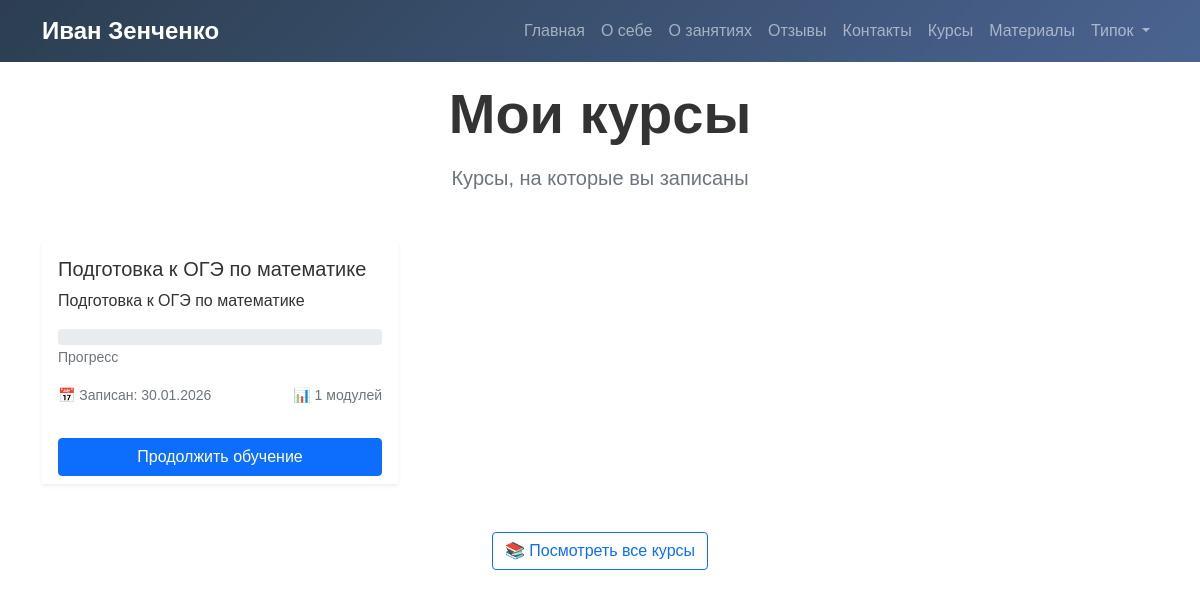
The app's page /student/courses/ (signed in) with its own data.
### users/models.py (models this page shows, shortened)
class User(AbstractBaseUser):
    username = models.CharField('Логин', max_length=50, unique=True)
    email = models.EmailField('Email', blank=True, null=True)
    phone = models.CharField('Телефон', max_length=20, blank=True, null=True)
    ROLE_CHOICES = [
        ('student', 'Ученик'),
        ('parent', 'Родитель'),
        ('admin', 'Администратор'),
    ]
    role = models.CharField('Роль', max_length=10, choices=ROLE_CHOICES, default='student')
    is_active = models.BooleanField('Активен', default=True)
    is_staff = models.BooleanField('Персонал', default=False)
    is_superuser = models.BooleanField('Суперпользователь', default=False)
    date_joined = models.DateTimeField('Дата регистрации', default=timezone.now)
    last_login = models.DateTimeField('Последний вход', auto_now=True)
    linked_students = models.ManyToManyField('self', symmetrical=False, blank=True,
                                             limit_choices_to={'role': 'student'})
    objects = UserManager()
    USERNAME_FIELD = 'username'
    REQUIRED_FIELDS = []
    class Meta:
        verbose_name = 'Пользователь'
        verbose_name_plural = 'Пользователи'
        ordering = ['-date_joined']

class Enrollment(models.Model):
    student = models.ForeignKey(User, on_delete=models.CASCADE, related_name='enrollments',
                                limit_choices_to={'role': 'student'})
    course = models.ForeignKey(Course, on_delete=models.CASCADE, related_name='enrollments')
    enrolled_at = models.DateTimeField('Дата записи', auto_now_add=True)
    is_active = models.BooleanField('Активна', default=True)
    progress = models.IntegerField('Прогресс (%)', default=0, help_text='Процент прохождения курса')
    last_accessed = models.DateTimeField('Последний доступ', auto_now=True)
    class Meta:
        verbose_name = 'Запись на курс'
        verbose_name_plural = 'Записи на курсы'
        unique_together = ['student', 'course']  # один ученик может записаться на курс только один раз

class Course(models.Model):
    title = models.CharField('Название курса', max_length=200)
    slug = models.SlugField('URL-адрес', unique=True, help_text='Например: geometry-9-class')
    short_description = models.TextField('Краткое описание', max_length=300)
    full_description = models.TextField('Подробное описание', blank=True)
    cover_image = models.ImageField('Обложка курса', upload_to='courses/covers/', blank=True, null=True)
    is_active = models.BooleanField('Активен', default=False)
    order = models.IntegerField('Порядок отображения', default=0)
    created_at = models.DateTimeField('Дата создания', auto_now_add=True)
    updated_at = models.DateTimeField('Дата обновления', auto_now=True)
    class Meta:
        verbose_name = 'Курс'
        verbose_name_plural = 'Курсы'
        ordering = ['order', 'created_at']

### users/views.py (the view)
# urls.py: path('student/courses/', views.student_courses, name='student_courses'),
@login_required
def student_courses(request):
    if request.user.role != 'student':
        messages.error(request, 'Доступ только для учеников')
        return redirect('login')
    enrollments = Enrollment.objects.filter(
        student=request.user,
        is_active=True
    ).select_related('course').order_by('-last_accessed')
    return render(request, 'users/student_courses.html', {
        'enrollments': enrollments,
        'title': 'Мои курсы'
    })

### users/templates/users/student_courses.html (shortened to what this page needs)
{% extends "users/visitor_base.html" %}
{% load static %}
{% block content %}
<section style="padding-top: 80px;">
    <div class="container">
        <div class="text-center mb-5">
            <h1 class="display-4 fw-bold mb-3">Мои курсы</h1>
            <p class="lead text-muted">Курсы, на которые вы записаны</p>
        </div>
        {% if enrollments %}
        <div class="row row-cols-1 row-cols-md-2 row-cols-lg-3 g-4">
            {% for enrollment in enrollments %}
            <div class="col">
                <div class="card h-100 shadow-sm border-0">
                    <div class="card-body">
                        <h5 class="card-title">{{ enrollment.course.title }}</h5>
                        <p class="card-text">{{ enrollment.course.short_description|truncatechars:100 }}</p>
                        <div class="mb-3">
                            <div class="progress">
                            </div>
                            <small class="text-muted">Прогресс</small>
                        </div>
                        <div class="d-flex justify-content-between text-muted small mb-2">
                            <span>📅 Записан: {{ enrollment.enrolled_at|date:"d.m.Y" }}</span>
                            <span>📊 {{ enrollment.course.modules.count }} модулей</span>
                        </div>
                    </div>
                    <div class="card-footer bg-white border-0">
                        <div class="d-grid gap-2">
                            <a href="{% url 'course_detail' enrollment.course.slug %}" class="btn btn-primary">
                                Продолжить обучение
                            </a>
                        </div>
                    </div>
                </div>
            </div>
            {% endfor %}
        </div>
        <div class="text-center mt-5">
            <a href="{% url 'courses_list' %}" class="btn btn-outline-primary">
                📚 Посмотреть все курсы
            </a>
        </div>
        {% endif %}
    </div>
</section>
{% endblock %}

### users/templates/users/visitor_base.html (shortened to what this page needs)
<!DOCTYPE html>
<html lang="ru">
<head>
    <link href="https://cdn.jsdelivr.net/npm/bootstrap@5.1.3/dist/css/bootstrap.min.css" rel="stylesheet">
</head>
<body>
    <nav class="navbar navbar-expand-lg navbar-dark fixed-top" style="background: linear-gradient(135deg, var(--primary-color), #4a6491);">
        <div class="container">
            <a class="navbar-brand" href="{% url 'home' %}">Иван Зенченко</a>
            <div class="collapse navbar-collapse" id="navbarNav">
                <ul class="navbar-nav ms-auto">
                    <li class="nav-item"><a class="nav-link" href="{% url 'home' %}">Главная</a></li>
                    <li class="nav-item"><a class="nav-link" href="{% url 'home' %}#about">О себе</a></li>
                    <li class="nav-item"><a class="nav-link" href="{% url 'home' %}#lessons">О занятиях</a></li>
                    <li class="nav-item"><a class="nav-link" href="{% url 'home' %}#reviews">Отзывы</a></li>
                    <li class="nav-item"><a class="nav-link" href="{% url 'home' %}#contact">Контакты</a></li>
                    <li class="nav-item"><a class="nav-link" href="{% url 'courses_list' %}">Курсы</a></li>
                    <li class="nav-item"><a class="nav-link" href="{% url 'materials_list' %}">Материалы</a></li>
                    {% if user.is_authenticated %}
                        <li class="nav-item dropdown">
                            <a class="nav-link dropdown-toggle" href="#" id="userDropdown" role="button"
                            data-bs-toggle="dropdown" aria-expanded="false">
                                {{ user.username }}
                            </a>
                        </li>
                    {% else %}
                        <li class="nav-item">
                            <a class="btn btn-outline-light ms-2" href="{% url 'login' %}">Войти</a>
                        </li>
                    {% endif %}
                </ul>
            </div>
        </div>
    </nav>
    <main>
        {% block content %}{% endblock %}
    </main>
</body>
</html>

### users/templates/users/visitor_base.html (style rules this page uses)
:root { --primary-color: #2c3e50; --secondary-color: #3498db; --accent-color: #667eea; }
body { font-family: 'Arial', sans-serif; color: #333; }
.navbar-brand { font-weight: bold; font-size: 1.5rem; }
.nav-link { font-weight: 500; }

### records on screen
User: username "Типок"
Enrollment: course "Подготовка к ОГЭ по математике", course.short_description "Подготовка к ОГЭ по математике", enrolled_at "30.01.2026", course.modules.count "1"
